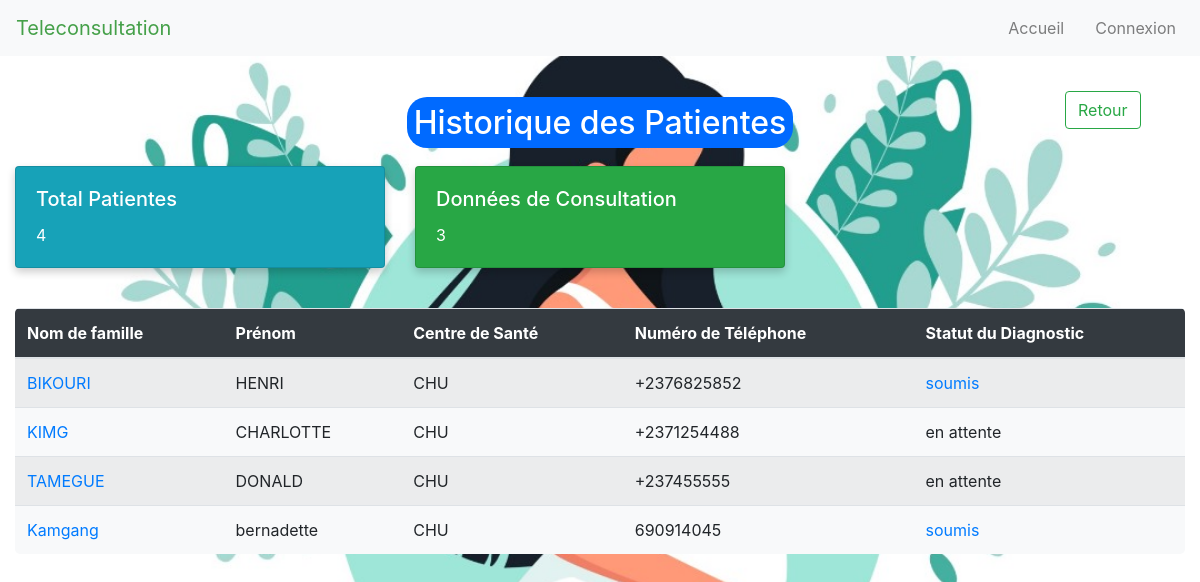
/consulter_historique, run on the app's committed database.
### app/models.py (models this page shows, shortened)
class Patient(models.Model):
    user = models.OneToOneField(User, on_delete=models.CASCADE, primary_key=True)
    centre_de_sante = models.ForeignKey(CentreDeSante, on_delete=models.CASCADE)
    numero_telephone = models.CharField(max_length=15)
    adresse = models.CharField(max_length=255)
    photo_profil = models.ImageField(upload_to='photos_profil/', blank=True, null=True)

class User(AbstractUser):
    is_doctor=models.BooleanField(default=False)
    is_agent=models.BooleanField(default=False)
    is_patient=models.BooleanField(default=True)

class CentreDeSante(models.Model):
    nom = models.CharField(max_length=100)
    zone = models.CharField(max_length=100)

### app/views.py (the view)
# urls.py: path('consulter_historique', consulter_historique, name='consulter_historique'),
def consulter_historique(request):
    patients = Patient.objects.all()
    total_patients = patients.count()
    total_donnees = DonneesPatient.objects.count()
    patients_with_status = []
    for patient in patients:
        diagnostic = Diagnostic.objects.filter(patient=patient).first()
        if diagnostic:
            status = 'soumis'
            diagnostic_id = diagnostic.id
        else:
            status = 'en attente'
            diagnostic_id = None
        patients_with_status.append({
            'patient': patient,
            'status': status,
            'diagnostic_id': diagnostic_id,
        })
    context = {
        'patients_with_status': patients_with_status,
        'total_patients': total_patients,
        'total_donnees': total_donnees,
    }
    return render(request, 'consulter_historique.html', context)

### templates/consulter_historique.html (shortened to what this page needs)
{% extends 'base.html' %}
{% block content %}
<div class="container mt-5">
    <div class="text-center mb-4">
        <h2 ><mark style="background-color: rgb(0, 106, 255);color: white; border-radius: 20px;">Historique des Patientes</mark></h2>
        <a href="{% url 'agent' %}" class="btn btn-outline-success position-absolute top-0 end-0 mt-3 me-3" style="margin-left: 465px;transform: translateY(-75px);">Retour</a>
    </div>
    <div class="row">
        <div class="col-md-4">
            <div class="card bg-info text-white mb-3">
                <div class="card-body">
                    <h5 class="card-title">Total Patientes</h5>
                    <p class="card-text">{{ total_patients }}</p>
                </div>
            </div>
        </div>
        <div class="col-md-4">
            <div class="card bg-success text-white mb-3">
                <div class="card-body">
                    <h5 class="card-title">Données de Consultation</h5>
                    <p class="card-text">{{ total_donnees }}</p>
                </div>
            </div>
        </div>
    </div>
    <div class="table-responsive mt-4">
        <table class="table table-striped">
            <thead>
                <tr>
                    <th>Nom de famille</th>
                    <th>Prénom</th>
                    <th>Centre de Santé</th>
                    <th>Numéro de Téléphone</th>
                    <th>Statut du Diagnostic</th>
                </tr>
            </thead>
            <tbody>
                {% for entry in patients_with_status %}
                <tr>
                    <td><a href="{% url 'patient_detail' entry.patient.pk %}">{{ entry.patient.user.last_name }}</a></td>
                    <td>{{ entry.patient.user.first_name }}</td>
                    <td>{{ entry.patient.centre_de_sante.nom }}</td>
                    <td>{{ entry.patient.numero_telephone }}</td>
                    <td>
                        {% if entry.status == 'soumis' %}
                        <a href="{% url 'visualiser_diagnostic' entry.diagnostic_id %}">{{ entry.status }}</a>
                        {% else %}
                        {{ entry.status }}
                        {% endif %}
                    </td>
                </tr>
                {% endfor %}
            </tbody>
        </table>
    </div>
</div>
{% endblock %}

### templates/consulter_historique.html (style rules this page uses)
.card { box-shadow: 0 4px 8px rgba(0, 0, 0, 0.2); transition: 0.3s; }
table { background-color: #f8f9fa; border-radius: 5px; overflow: hidden; }
.table thead { background-color: #343a40; color: #fff; }
.container { max-width: 1200px; }

### data on the page
Patient: patient.user.last_name "BIKOURI", patient.user.first_name "HENRI", patient.centre_de_sante.nom "CHU", patient.numero_telephone "+2376825852", status "soumis"
Patient: patient.user.last_name "KIMG", patient.user.first_name "CHARLOTTE", patient.centre_de_sante.nom "CHU", patient.numero_telephone "+2371254488", status "en attente"
Patient: patient.user.last_name "TAMEGUE", patient.user.first_name "DONALD", patient.centre_de_sante.nom "CHU", patient.numero_telephone "+237455555", status "en attente"
Patient: patient.user.last_name "Kamgang", patient.user.first_name "bernadette", patient.centre_de_sante.nom "CHU", patient.numero_telephone "690914045", status "soumis"

### other printed values
{{ total_patients }} "4"
{{ total_donnees }} "3"
